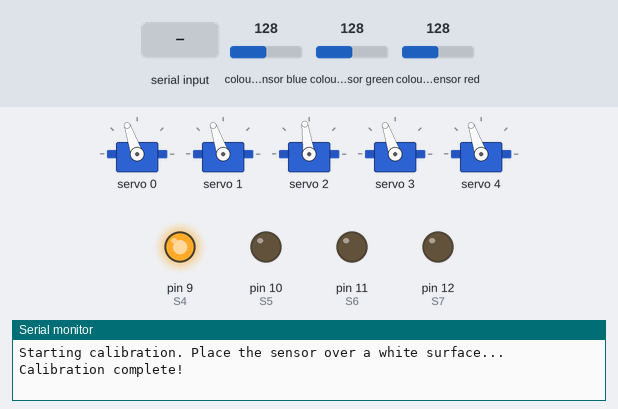
A program run on a simulated Arduino Nano, built with avr-gcc and run on an emulated ATmega328P. On the bench: 5 × servo, output pins drawn as LEDs (lit = HIGH), the last lines printed to the serial monitor. Wiring (inferred from the names in the program): TCS3200 colour sensor: output pin 8; S2 pin 6; S3 pin 7; S0 pin 4; S1 pin 5. The inputs (shaded band) are chosen by the test bench; at power-on: colour sensor blue 128, colour sensor green 128, colour sensor red 128. Pins used as bus, display or sensor lines are not drawn.

Above: at 10.5 s.
10.6 s: "Arrived\n" received over Serial
At 11.19 s:
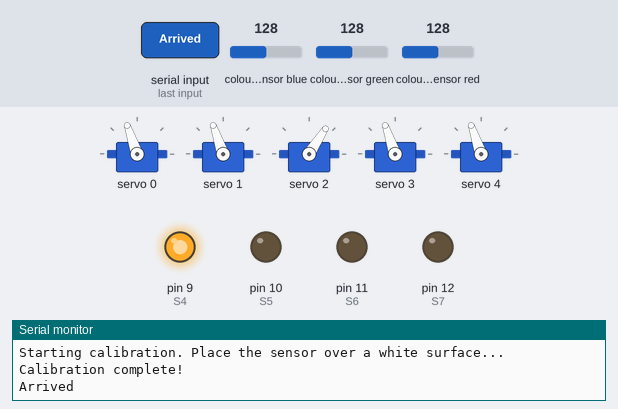
At 13.4 s:
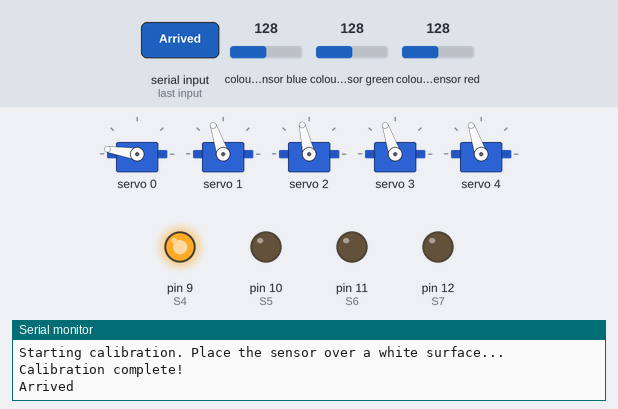
16.6 s: "Arrived\n" received over Serial
At 22.1 s:
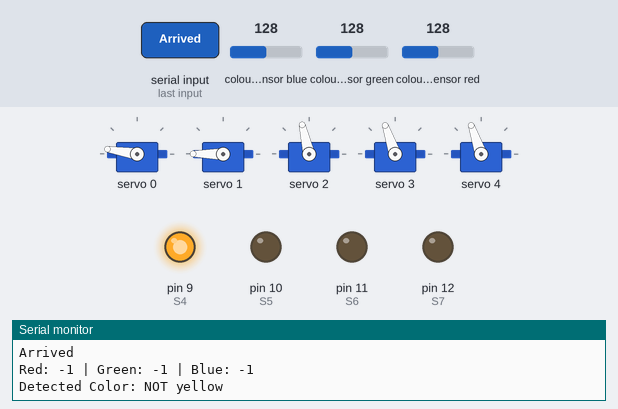
Timing chart, 0 to 25.6 s (numbered marks = the images above; inputs shaded):
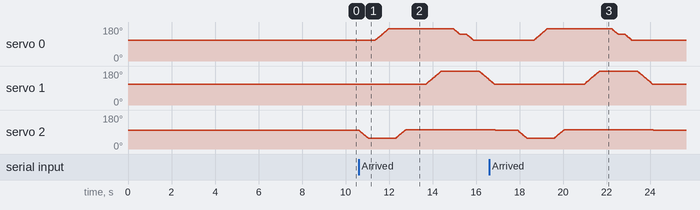

The program:

main.cpp
```cpp
#include <Wire.h>
#include <Adafruit_PWMServoDriver.h>
#include <Arduino.h>

#define SERVOMIN 170
#define SERVOMAX 650

// First color sensor pins
#define S0 4
#define S1 5
#define S2 6
#define S3 7
#define sensorOut 8

// Second color sensor pins
#define S4 9
#define S5 10
#define S6 11
#define S7 12
#define sensorOut2 3

Adafruit_PWMServoDriver pwm = Adafruit_PWMServoDriver();

const int servoCount = 5; // Number of servos you have
const int servoPins[] = {0, 1, 2, 3, 4}; // Define the PCA9685 pins for your servos

int defaultPositions[servoCount] = {90, 90, 80, 90, 90}; // Default positions for each servo
int servoAngles[servoCount]; // Store current servo angles

// Calibration variables
int redMin = 1024, redMax = 0;
int greenMin = 1024, greenMax = 0;
int blueMin = 1024, blueMax = 0;

void calibrateSensor();
void moveServo(int servoIndex, int targetAngle);
void setDefaultPositions();
void arm_mortion();
void colour1();
void colour2();
int getColorValue(int s2, int s3, int sensor);
int angleToPulse(int angle);
void setup() {
    Serial.begin(9600);
    pwm.begin();
    pwm.setPWMFreq(60);

    // Initialize servos to default positions
    for (int i = 0; i < servoCount; i++) {
        servoAngles[i] = defaultPositions[i];
        pwm.setPWM(servoPins[i], 0, angleToPulse(servoAngles[i]));
    }

    pinMode(S0, OUTPUT);
    pinMode(S1, OUTPUT);
    pinMode(S2, OUTPUT);
    pinMode(S3, OUTPUT);
    pinMode(sensorOut, INPUT);

    digitalWrite(S0, HIGH);
    digitalWrite(S1, LOW);

    pinMode(S4, OUTPUT);
    pinMode(S5, OUTPUT);
    pinMode(S6, OUTPUT);
    pinMode(S7, OUTPUT);
    pinMode(sensorOut2, INPUT);

    digitalWrite(S4, HIGH);
    digitalWrite(S5, LOW);

    Serial.println("Starting calibration. Place the sensor over a white surface...");
    delay(30);
    calibrateSensor();
    Serial.println("Calibration complete!");
}

void moveServo(int servoIndex, int targetAngle) {
    for (int i = servoAngles[servoIndex]; i != targetAngle; i += (targetAngle > i) ? 1 : -1) {
        servoAngles[servoIndex] = i;
        pwm.setPWM(servoPins[servoIndex], 0, angleToPulse(i));
        delay(10);
    }
}

void setDefaultPositions() {
    for (int i = 0; i < servoCount; i++) {
        moveServo(i, defaultPositions[i]);
    }
}

void arm_mortion() {
    moveServo(2, 40);
    delay(300);

    moveServo(0, 150);
    delay(300);

    moveServo(2, 85);
    delay(600);

    colour1();

    moveServo(0, 120);
    delay(300);
    setDefaultPositions();

    Serial.println("Done");
    delay(1000);
}

void colour1() {
    int red = getColorValue(S2, S3, sensorOut);
    int green = getColorValue(S2, S3, sensorOut);
    int blue = getColorValue(S2, S3, sensorOut);

    red = map(red, redMin, redMax, 0, 255);
    green = map(green, greenMin, greenMax, 0, 255);
    blue = map(blue, blueMin, blueMax, 0, 255);

    Serial.print("Red: "); Serial.print(red);
    Serial.print(" | Green: "); Serial.print(green);
    Serial.print(" | Blue: "); Serial.println(blue);

    // Improved color detection for yellow
    if (red > 150 && green > 150 && blue < 100) {
        Serial.println("Detected Color: yellow");
        moveServo(1, 0);
    } else {
        Serial.println("Detected Color: NOT yellow");
        moveServo(1, 180);
    }
    delay(300);
}

void colour2() {
    int red = getColorValue(S6, S7, sensorOut2);
    int green = getColorValue(S6, S7, sensorOut2);
    int blue = getColorValue(S6, S7, sensorOut2);

    red = map(red, redMin, redMax, 0, 255);
    green = map(green, greenMin, greenMax, 0, 255);
    blue = map(blue, blueMin, blueMax, 0, 255);

    Serial.print("Red: "); Serial.print(red);
    Serial.print(" | Green: "); Serial.print(green);
    Serial.print(" | Blue: "); Serial.println(blue);

    if (red < redMax) {
        Serial.println("Detected Color: RED");
        moveServo(3, 0);
    } else {
        Serial.println("Detected Color: NOT RED");
        moveServo(4, 0);
    }
    delay(300);
}

void calibrateSensor() {
    for (int i = 0; i < 30; i++) { // Increased calibration iterations
        int red = getColorValue(S2, S3, sensorOut);
        int green = getColorValue(S2, S3, sensorOut);
        int blue = getColorValue(S2, S3, sensorOut);

        redMin = min(redMin, red);
        redMax = max(redMax, red);
        greenMin = min(greenMin, green);
        greenMax = max(greenMax, green);
        blueMin = min(blueMin, blue);
        blueMax = max(blueMax, blue);
        delay(10); // Small delay to stabilize the sensor between readings
    }
}

int getColorValue(int s2, int s3, int sensor) {
    digitalWrite(s2, LOW);
    digitalWrite(s3, LOW);
    delay(100); // Wait for sensor to stabilize
    return pulseIn(sensor, LOW); // Read the pulse width
}

int angleToPulse(int angle) {
    return map(angle, 0, 180, SERVOMIN, SERVOMAX);
}

void loop() {
    if (Serial.available()) {
        String receivedData = Serial.readStringUntil('\n');
        receivedData.trim(); // Remove leading/trailing whitespace
        Serial.println(receivedData);

        if (receivedData == "Arrived") {
            arm_mortion();
        } else if (receivedData == "Arrived2" ) {
            colour2();
            Serial.println("release");
        } else {
            Serial.println("NO");
            setDefaultPositions();
        }
    }
}
```

Measured:
- after the input at 10.6 s, servo 0: rises from 109° to 171° in 0.64 s, then falls to 110° in 3.9 s; servo 1: rises from 109° to 180° in 0.72 s, then falls to 134° in 2.2 s
- after the input at 16.6 s, servo 0: rises from 110° to 171° in 0.63 s, then falls to 110° in 3.9 s
